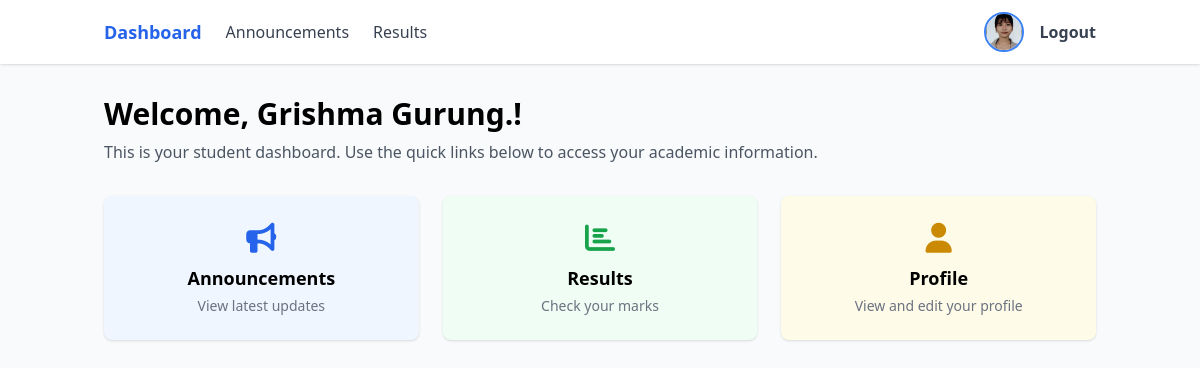
Page /student/dashboard/ (signed in) on the committed database.
### users/models.py (models this page shows, shortened)
class User(AbstractBaseUser, PermissionsMixin):
    ROLE_CHOICES = [
        ('teacher', 'Teacher'),
        ('student', 'Student'),
        ('admin', 'Admin'),
    ]
    email = models.EmailField(unique=True)
    role = models.CharField(max_length=10, choices=ROLE_CHOICES)
    is_active = models.BooleanField(default=True)
    is_staff = models.BooleanField(default=False)
    profile_image = models.ImageField(upload_to=user_profile_image_path, null=True, blank=True)
    full_name = models.CharField(max_length=255, null=True, blank=True)
    bio = models.TextField(null=True, blank=True)
    USERNAME_FIELD = 'email'
    REQUIRED_FIELDS = ['role']
    objects = UserManager()
    @property
    def is_teacher(self):
        return self.role == 'teacher'

### users/views.py (the view)
# urls.py: path('student/dashboard/', views.student_dashboard, name='student_dashboard'),
@login_required
def student_dashboard(request):
    if request.user.role != 'student':
        return redirect('login')
    return render(request, 'users/student_dashboard.html')

### users/templates/users/student_dashboard.html (shortened to what this page needs)
{% extends 'users/base.html' %}
{% block content %}
<div class="mb-8">
    <h1 class="text-3xl font-bold mb-2">Welcome, {{ user.full_name|default:user.email }}!</h1>
    <p class="text-gray-600">This is your student dashboard. Use the quick links below to access your academic information.</p>
</div>
<div class="grid grid-cols-1 md:grid-cols-3 gap-6">
    <a href="/student/announcements/" class="bg-blue-50 hover:bg-blue-100 transition rounded-lg shadow p-6 flex flex-col items-center">
        <i class="fas fa-bullhorn text-3xl text-blue-600 mb-2"></i>
        <span class="font-semibold text-lg">Announcements</span>
        <span class="text-gray-500 text-sm mt-1">View latest updates</span>
    </a>
    <a href="/student/results/" class="bg-green-50 hover:bg-green-100 transition rounded-lg shadow p-6 flex flex-col items-center">
        <i class="fas fa-chart-bar text-3xl text-green-600 mb-2"></i>
        <span class="font-semibold text-lg">Results</span>
        <span class="text-gray-500 text-sm mt-1">Check your marks</span>
    </a>
    <a href="/student/profile/" class="bg-yellow-50 hover:bg-yellow-100 transition rounded-lg shadow p-6 flex flex-col items-center">
        <i class="fas fa-user text-3xl text-yellow-600 mb-2"></i>
        <span class="font-semibold text-lg">Profile</span>
        <span class="text-gray-500 text-sm mt-1">View and edit your profile</span>
    </a>
</div>
{% endblock %}

### users/templates/users/navbar.html
{% if user.is_teacher %}
<nav class="bg-white shadow fixed top-0 left-0 right-0 z-50">
    <div class="container mx-auto px-4 py-3 flex items-center justify-between">
        <div class="flex items-center space-x-6">
            <a href="{% url 'teacher_dashboard' %}" class="text-blue-600 font-bold text-lg">Dashboard</a>
            <a href="{% url 'teacher_announcements' %}" class="text-gray-700 hover:text-blue-600">Announcements</a>
            <a href="{% url 'teacher_results' %}" class="text-gray-700 hover:text-blue-600">Results</a>
            <a href="{% url 'teacher_students' %}" class="text-gray-700 hover:text-blue-600">Students</a>
        </div>
        <div class="flex items-center space-x-4">
            <a href="{% url 'profile' %}" class="flex items-center">
                {% if user.profile_image %}
                    <img src="{{ user.profile_image.url }}" alt="Profile" class="w-10 h-10 rounded-full object-cover border-2 border-blue-500">
                {% else %}
                    <span class="w-10 h-10 flex items-center justify-center rounded-full bg-gray-300 text-gray-600">
                        <i class="fas fa-user"></i>
                    </span>
                {% endif %}
            </a>
            <a href="{% url 'logout' %}" class="text-gray-700 hover:text-red-500 font-semibold">Logout</a>
        </div>
    </div>
</nav>
{% else %}
<nav class="bg-white shadow fixed top-0 left-0 right-0 z-50">
    <div class="container mx-auto px-4 py-3 flex items-center justify-between">
        <div class="flex items-center space-x-6">
            <a href="{% url 'student_dashboard' %}" class="text-blue-600 font-bold text-lg">Dashboard</a>
            <a href="{% url 'student_announcements' %}" class="text-gray-700 hover:text-blue-600">Announcements</a>
            <a href="{% url 'student_results' %}" class="text-gray-700 hover:text-blue-600">Results</a>
        </div>
        <div class="flex items-center space-x-4">
            <a href="{% url 'profile' %}" class="flex items-center">
                {% if user.profile_image %}
                    <img src="{{ user.profile_image.url }}" alt="Profile" class="w-10 h-10 rounded-full object-cover border-2 border-blue-500">
                {% else %}
                    <span class="w-10 h-10 flex items-center justify-center rounded-full bg-gray-300 text-gray-600">
                        <i class="fas fa-user"></i>
                    </span>
                {% endif %}
            </a>
            <a href="{% url 'logout' %}" class="text-gray-700 hover:text-red-500 font-semibold">Logout</a>
        </div>
    </div>
</nav>
{% endif %}

### rows in the picture
User: profile_image (picture), full_name "Grishma Gurung."
